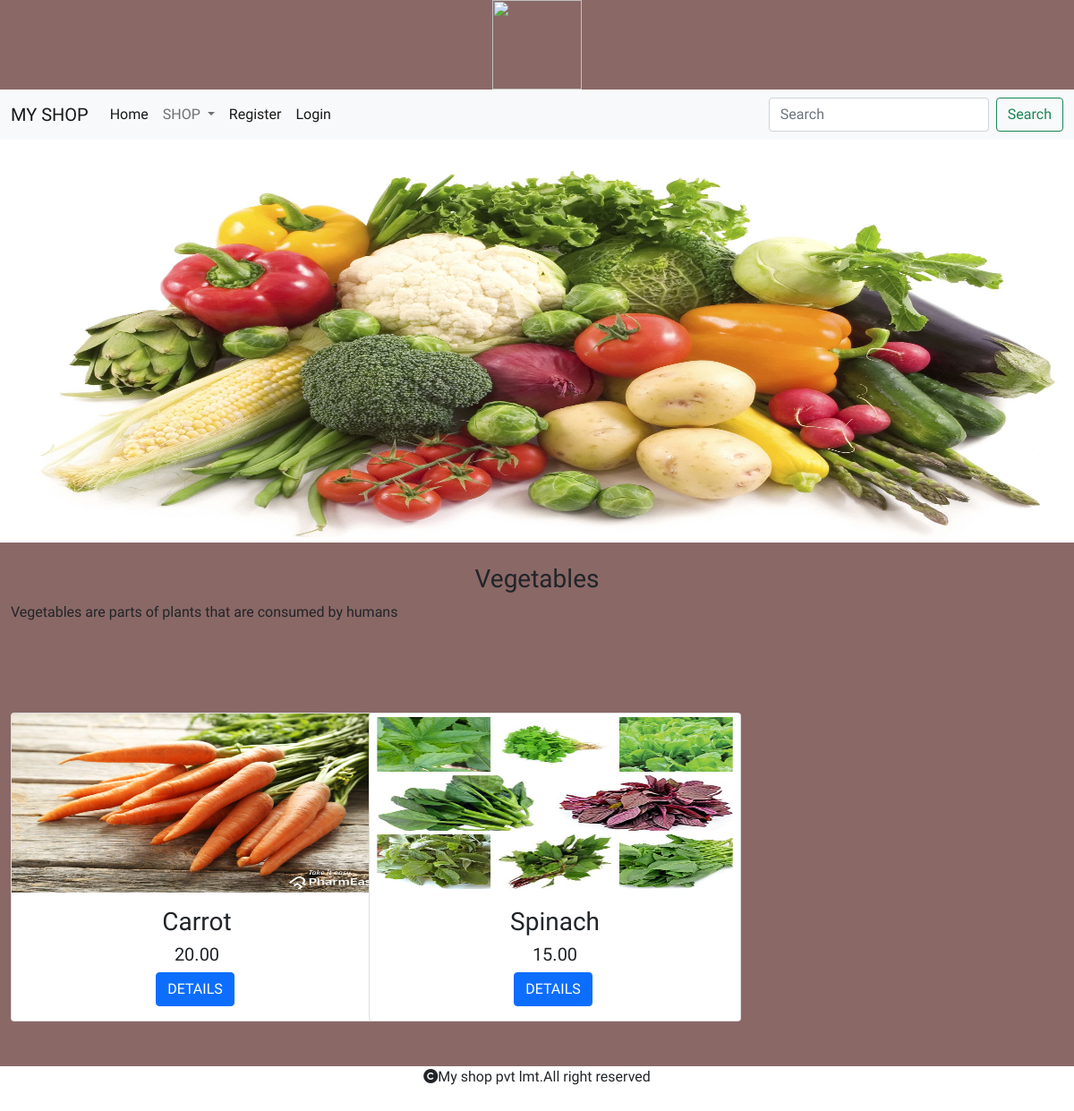
/products/Vegetables, run on the app's committed database.
### shop/models.py (models this page shows, shortened)
class Category(models.Model):
    name = models.CharField(max_length=250,unique=True)
    slug = models.SlugField(max_length=250, unique=True)
    description = models.TextField(max_length=250, unique=True)
    image = models.ImageField(upload_to='shop/category',null=True,blank=True)

class Product(models.Model):
    name = models.CharField(max_length=250,unique=True)
    slug = models.SlugField(max_length=250, unique=True)
    description = models.TextField(max_length=250, unique=True)
    image = models.ImageField(upload_to='shop/product',null=True,blank=True)
    price = models.DecimalField(max_digits=10,decimal_places=2)
    category = models.ForeignKey(Category,on_delete=models.CASCADE)
    stock = models.IntegerField()
    available = models.BooleanField(default=True)
    Created = models.DateTimeField(auto_now_add=True)
    updated = models.DateTimeField(auto_now=True)

### shop/views.py (the view)
# urls.py: path('products/<slug:p>',views.allproducts,name="allproducts"),
def allproducts(request,p):
    c = Category.objects.get(slug=p)
    p = Product.objects.filter(category__slug=p)
    return render(request,'product.html',{'p':p,'c':c})

### cart/context_processors.py (called while the page is built, shortened)
def counter(request):
    item_count=0
    return {'count':item_count}

### shop/context_processors.py (called while the page is built)
def menu_links(request):
    c=Category.objects.all()
    return{'links':c}

### templates/product.html
{% extends 'base.html' %}
{% load static %}
{% block content %}
<div>
    <img src="{{c.image.url}}" height="450px" width="100%">
</div>
<div class="container-fluid mt-4" style="margin-bottom:100px;">
    <h3 class="text-center mb-2">{{c.name}}</h3>
    <p style="line-height:1.5;text-align:justify;">{{c.description}}</p>
</div>
<div class="container-fluid mt-4" style="margin-bottom:100px;">
    <div class="row">
        {% for i in p %}
        <div class="col-sm-4">
            <div class="card" style="width: 26rem;">
  <img src="{{i.image.url}}" class="card-img-top" alt="..." style="height:200px;width:100%;">
  <div class="card-body">
    <h3 class="card-title text-center">{{i.name}}</h3>
      <h5 class="card-text text-center" style="text-align:justify">{{i.price}}</h5>
    <a href="{% url 'shop:details' i.slug %}" style="position:relative;left:38%" class="btn btn-primary">DETAILS</a>
  </div>
</div>
        </div>
        {% endfor %}
    </div>
</div>
{% endblock %}

### static/css/custom.css (style rules this page uses)
body { background-color:#8a6866; font-family: 'Lilita One', cursive; }

### data on the page
Category: image (picture), name "Vegetables", description "Vegetables are parts of plants that are consumed by humans"
Product: image (picture), name "Carrot", price "20.00"
Product: image (picture), name "Spinach", price "15.00"
